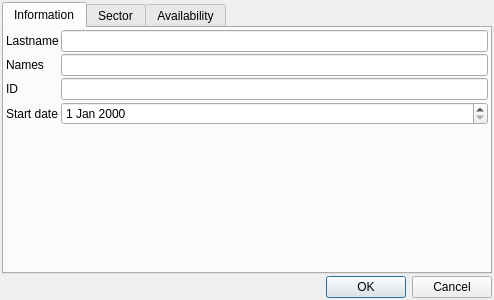
<?xml version="1.0" encoding="UTF-8"?>
<ui version="4.0">
 <class>DlgEmployee</class>
 <widget class="QDialog" name="DlgEmployee">
  <property name="geometry">
   <rect>
    <x>0</x>
    <y>0</y>
    <width>494</width>
    <height>300</height>
   </rect>
  </property>
  <property name="windowTitle">
   <string>Employee</string>
  </property>
  <layout class="QVBoxLayout" name="verticalLayout">
   <property name="spacing">
    <number>2</number>
   </property>
   <property name="leftMargin">
    <number>2</number>
   </property>
   <property name="topMargin">
    <number>2</number>
   </property>
   <property name="rightMargin">
    <number>2</number>
   </property>
   <property name="bottomMargin">
    <number>2</number>
   </property>
   <item>
    <widget class="QTabWidget" name="tabWidget">
     <property name="currentIndex">
      <number>0</number>
     </property>
     <widget class="QWidget" name="tab">
      <attribute name="title">
       <string>Information</string>
      </attribute>
      <layout class="QFormLayout" name="formLayout">
       <property name="horizontalSpacing">
        <number>2</number>
       </property>
       <property name="verticalSpacing">
        <number>2</number>
       </property>
       <property name="leftMargin">
        <number>2</number>
       </property>
       <property name="topMargin">
        <number>2</number>
       </property>
       <property name="rightMargin">
        <number>2</number>
       </property>
       <property name="bottomMargin">
        <number>2</number>
       </property>
       <item row="0" column="0">
        <widget class="QLabel" name="label">
         <property name="text">
          <string>Lastname</string>
         </property>
        </widget>
       </item>
       <item row="0" column="1">
        <widget class="QLineEdit" name="txtLastName"/>
       </item>
       <item row="1" column="0">
        <widget class="QLabel" name="label_2">
         <property name="text">
          <string>Names</string>
         </property>
        </widget>
       </item>
       <item row="1" column="1">
        <widget class="QLineEdit" name="txtNames"/>
       </item>
       <item row="2" column="0">
        <widget class="QLabel" name="label_3">
         <property name="text">
          <string>ID</string>
         </property>
        </widget>
       </item>
       <item row="2" column="1">
        <widget class="QLineEdit" name="txtID"/>
       </item>
       <item row="3" column="0">
        <widget class="QLabel" name="label_4">
         <property name="text">
          <string>Start date</string>
         </property>
        </widget>
       </item>
       <item row="3" column="1">
        <widget class="QDateEdit" name="dateStart"/>
       </item>
      </layout>
     </widget>
     <widget class="QWidget" name="tab_2">
      <attribute name="title">
       <string>Sector</string>
      </attribute>
      <layout class="QHBoxLayout" name="horizontalLayout">
       <property name="spacing">
        <number>2</number>
       </property>
       <property name="leftMargin">
        <number>2</number>
       </property>
       <property name="topMargin">
        <number>2</number>
       </property>
       <property name="rightMargin">
        <number>2</number>
       </property>
       <property name="bottomMargin">
        <number>2</number>
       </property>
       <item>
        <widget class="QTreeWidget" name="treeCapacities">
         <attribute name="headerVisible">
          <bool>false</bool>
         </attribute>
         <column>
          <property name="text">
           <string/>
          </property>
         </column>
        </widget>
       </item>
      </layout>
     </widget>
     <widget class="QWidget" name="tab_3">
      <attribute name="title">
       <string>Availability</string>
      </attribute>
      <layout class="QVBoxLayout" name="verticalLayout_2">
       <property name="spacing">
        <number>2</number>
       </property>
       <property name="leftMargin">
        <number>2</number>
       </property>
       <property name="topMargin">
        <number>2</number>
       </property>
       <property name="rightMargin">
        <number>2</number>
       </property>
       <property name="bottomMargin">
        <number>2</number>
       </property>
       <item>
        <widget class="AvailabilityWidget" name="TimeSunday" native="true"/>
       </item>
       <item>
        <widget class="AvailabilityWidget" name="TimeMonday" native="true"/>
       </item>
       <item>
        <widget class="AvailabilityWidget" name="TimeTuesday" native="true"/>
       </item>
       <item>
        <widget class="AvailabilityWidget" name="TimeWednesday" native="true"/>
       </item>
       <item>
        <widget class="AvailabilityWidget" name="TimeThrursday" native="true"/>
       </item>
       <item>
        <widget class="AvailabilityWidget" name="TimeFriday" native="true"/>
       </item>
       <item>
        <widget class="AvailabilityWidget" name="TimeSaturday" native="true"/>
       </item>
      </layout>
     </widget>
    </widget>
   </item>
   <item>
    <widget class="QDialogButtonBox" name="buttonBox">
     <property name="orientation">
      <enum>Qt::Horizontal</enum>
     </property>
     <property name="standardButtons">
      <set>QDialogButtonBox::Cancel|QDialogButtonBox::Ok</set>
     </property>
    </widget>
   </item>
  </layout>
 </widget>
 <customwidgets>
  <customwidget>
   <class>AvailabilityWidget</class>
   <extends>QWidget</extends>
   <header location="global">availabilitywidget.h</header>
   <container>1</container>
  </customwidget>
 </customwidgets>
 <resources/>
 <connections>
  <connection>
   <sender>buttonBox</sender>
   <signal>accepted()</signal>
   <receiver>DlgEmployee</receiver>
   <slot>accept()</slot>
   <hints>
    <hint type="sourcelabel">
     <x>248</x>
     <y>254</y>
    </hint>
    <hint type="destinationlabel">
     <x>157</x>
     <y>274</y>
    </hint>
   </hints>
  </connection>
  <connection>
   <sender>buttonBox</sender>
   <signal>rejected()</signal>
   <receiver>DlgEmployee</receiver>
   <slot>reject()</slot>
   <hints>
    <hint type="sourcelabel">
     <x>316</x>
     <y>260</y>
    </hint>
    <hint type="destinationlabel">
     <x>286</x>
     <y>274</y>
    </hint>
   </hints>
  </connection>
 </connections>
</ui>
